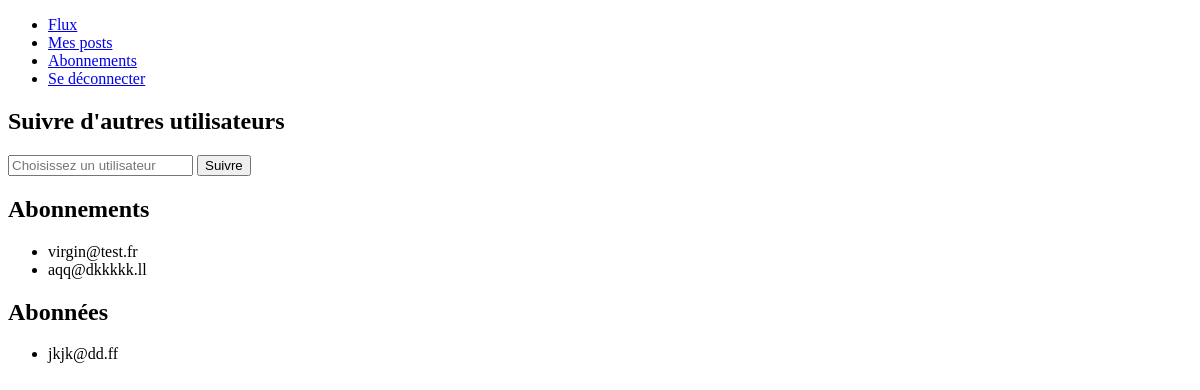
The app's page /app/follow/ (signed in), older data.
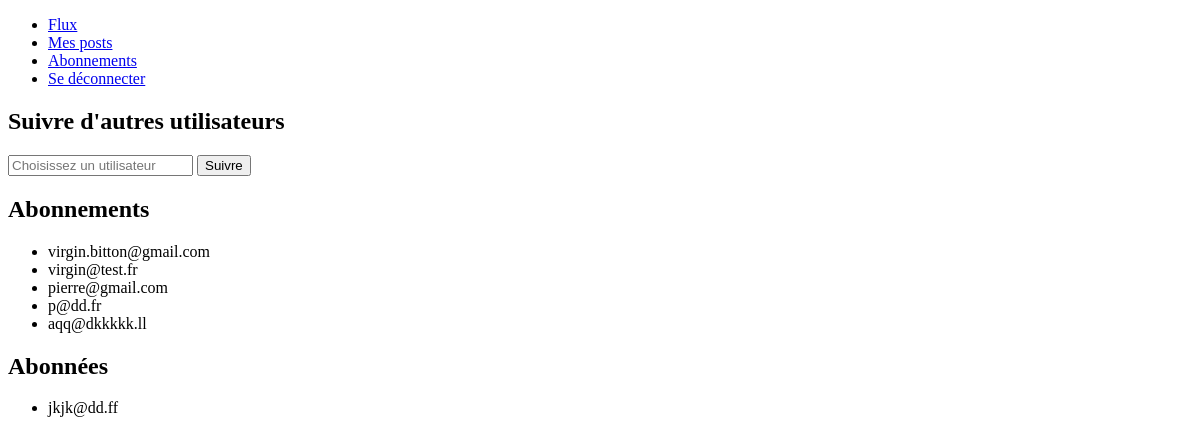
The same page, newer data.
### bookreviews/models.py (models this page shows, shortened)
class UserFollows(models.Model):
    user = models.ForeignKey(to=settings.AUTH_USER_MODEL, on_delete=models.CASCADE, related_name='following')
    followed_user = models.ForeignKey(to=settings.AUTH_USER_MODEL,
                                      on_delete=models.CASCADE, related_name='followed_by')
    class Meta:
        unique_together = ('user', 'followed_user', )

### registration/models.py (models this page shows)
class User(AbstractUser):
    username = None
    email = models.EmailField(_('email address'), unique=True)
    USERNAME_FIELD = 'email'
    REQUIRED_FIELDS = []
    objects = UserManager()

### bookreviews/views.py (the view, shortened to what this page needs)
# urls.py: path('follow/', views.follow, name='follow_view'),
@login_required()
def follow(request):
    if request.method == 'GET':
        i_follow = UserFollows.objects.filter(user=request.user)
        my_followers = UserFollows.objects.filter(followed_user=request.user)
        autocomplete = User.objects.exclude(
            Q(email__in=[usr.followed_user for usr in i_follow]) |
            Q(email=request.user.email))
        return render(request, 'bookreviews/follow.html', {'i_follow': i_follow, 'my_followers': my_followers, 'all_users': autocomplete})

### bookreviews/templates/bookreviews/follow.html (shortened to what this page needs)
{% extends "bookreviews/base.html" %}
{% block content %}
    <h2>Suivre d'autres utilisateurs</h2>
    <div>
        <form method="post">
            <input type="search" name="email" list="choices" placeholder="Choisissez un utilisateur à suivre...">
            <button type="submit">Suivre</button>
          </form>
    </div>
    <h2>Abonnements</h2>
    <div>
        <ul>
            {% for usr in i_follow %}
            <li>{{ usr.followed_user }}</li>
            {% endfor %}
        </ul>
    </div>
    <h2>Abonnées</h2>
    <div>
        <ul>
            {% for usr in my_followers %}
            <li>{{ usr.user }}</li>
            {% endfor %}
        </ul>
    </div>
{% endblock %}

Row changes from the older to the newer data that the page shows:
added UserFollows: followed_user "virgin.bitton@gmail.com", shown under "Abonnements"
added UserFollows: followed_user "pierre@gmail.com", shown under "Abonnements"
added UserFollows: followed_user "p@dd.fr", shown under "Abonnements"
